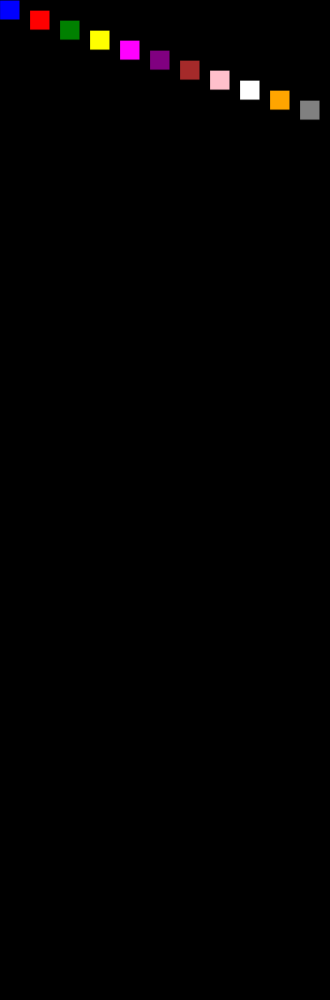
Frame 1 (no input)
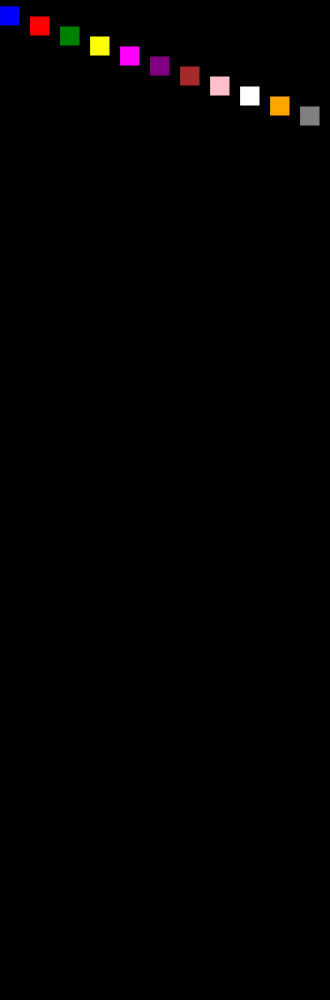
Frame 60 (no input)
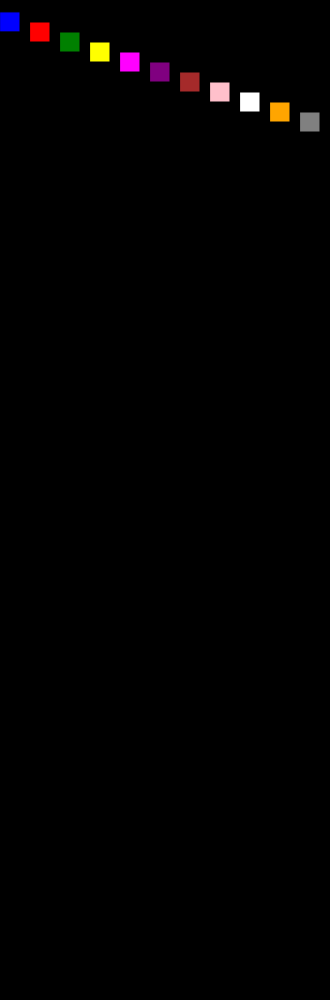
Frame 120 (the mouse pressed at the canvas centre since frame 60)

The p5.js sketch that drew these frames (run headless with seeded random() and noise() and a simulated clock; from frame 60 on, the mouse is pressed at the canvas centre):

// p5.js sketch
// ── sketch.js
var x = 0;
var y = 0;
var h = 20;


function setup() {
  createCanvas(330, 1000);
}

function draw() {
  background(0);
  
  fill('blue');
  x = 0;
  rect(x,y,h,h);
  
  fill('red');
  x = x + 30;
  y = y + 0.1;
  rect(x,y+10,h,h);
  
  //ATAJOS
  
  // x += 10
  // x = x + 10
  
  // y -= 
  // y = y - 10
  
  // x++
  // x = x + 1
  
  //y--
  // y = y - 1

  fill('green');
  x += 30;
  //y += 0.2;
  rect(x,y+20,h,h);
  
  fill('yellow');
  x += 30;
  //y += 0.3;
  rect(x,y+30,h,h);
  
  fill('magenta');
  x += 30;
  //y += 0.4;
  rect(x,y+40,h,h);
  
  fill('purple');
  x += 30;
  //y += 0.5;
  rect(x,y+50,h,h);
  
  fill('brown');
  x += 30;
  //y += 0.6;
  rect(x,y+60,h,h);
  
  fill('pink');
  x += 30;
  //y += 0.7;
  rect (x,y+70,h,h);
  
  fill('white');
  x += 30;
  //y += 0.8;
  rect (x,y+80,h,h);
  
  fill('orange');
  x += 30;
  //y += 0.9;
  rect (x,y+90,h,h);
  
  fill('gray');
  x += 30;
  //y++;
  rect (x,y+100,h,h);
}
